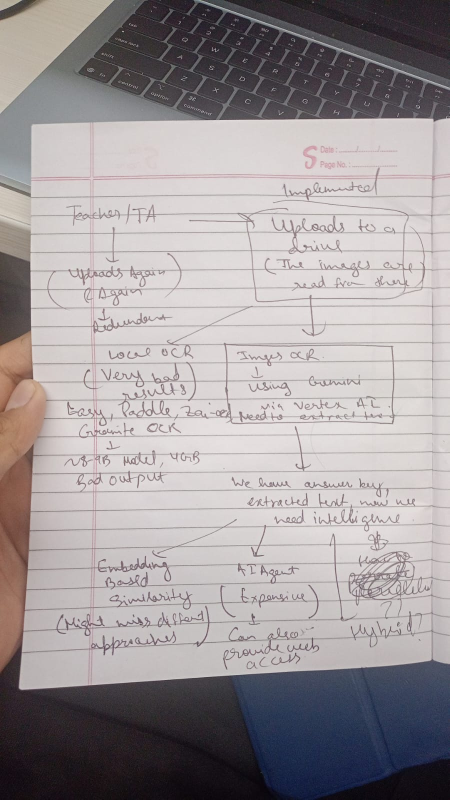
#> input picture AnswerKeyEvaluationDEP/WhatsApp Image 2026-02-09 at 12.04.58 PM.jpeg, 899 x 1599 px (shown at 1/2 size)
$ python -i image_preprocessing.py   (imports and definitions only)
#> lines starting #> are read from the running program, lines starting #| are printed output that depends on the picture; after the words box and inside, x2 and y2 are one past the last pixel; in counts of white or black regions, pixels touching at a corner belong together
#!/usr/bin/env python3
"""
Shared Image Preprocessing Utilities for OCR Services
======================================================
Intelligently crops / isolates the white answer-sheet paper from any
surrounding background (dark scanner lid, desk surface, shadows, etc.)
before handing the image to the Gemini OCR API.

Algorithm (in order):
1. Try to detect the white paper region via HSV colour thresholding +
   morphological cleanup + contour search (best quality).
2. Fallback: numpy-based dark-pixel bounding-box crop (removes white
   margins from an already clean scan).
3. Final fallback: return the image untouched.
"""

import io
import logging
from typing import Tuple, Optional
from PIL import Image

logger = logging.getLogger(__name__)


# ---------------------------------------------------------------------------
# Public entry point
# ---------------------------------------------------------------------------

def preprocess_for_ocr(
    image_path: str,
    max_size: Tuple[int, int] = (1920, 1920),
    jpeg_quality: int = 85,
) -> Tuple[bytes, str]:
    """
    Load an image, intelligently crop the white paper region, resize and
    compress it, then return (jpeg_bytes, mime_type).

    Parameters
    ----------
    image_path : str
        Absolute path to the source image (JPEG / PNG / any PIL-readable).
    max_size : (int, int)
        Maximum (width, height) after crop – the image is scaled down with
        aspect-ratio preserved if it exceeds this.
    jpeg_quality : int
        JPEG compression quality (1-95).

    Returns
    -------
    (bytes, "image/jpeg")
    """
#> called with max_size = (1920, 1920), jpeg_quality = 85
    try:
        with Image.open(image_path) as img:
#> img is the input picture: PIL image 899x1599 RGB; mean R, G, B 160.5, 154.4, 156.4
            if img.mode not in ("RGB", "L"):
                img = img.convert("RGB")
            elif img.mode == "L":
                img = img.convert("RGB")

            # Step 1 – try HSV-based paper detection (requires numpy + cv2)
            cropped = _crop_paper_region_cv2(img)

            if cropped is None:
                # Step 2 – numpy dark-pixel bounding-box fallback
                cropped = _crop_dark_pixel_bbox(img)

            if cropped is None:
                # Step 3 – no-op, use full image
                cropped = img.copy()

            # Resize if still too large (keeps aspect ratio)
            if cropped.size[0] > max_size[0] or cropped.size[1] > max_size[1]:
                cropped.thumbnail(max_size, Image.Resampling.LANCZOS)

            buf = io.BytesIO()
            cropped.save(buf, format="JPEG", quality=jpeg_quality, optimize=True)
            buf.seek(0)
            return buf.read(), "image/jpeg"

    except Exception as exc:
        logger.warning(f"preprocess_for_ocr failed for {image_path}: {exc}. Using raw file.")
        # Hard fallback: read and return raw bytes
        with open(image_path, "rb") as fh:
            raw = fh.read()
        mime = (
            "image/jpeg"
            if image_path.lower().endswith((".jpg", ".jpeg"))
            else "image/png"
        )
        return raw, mime


# ---------------------------------------------------------------------------
# Strategy 1 – HSV-based white-paper detection via OpenCV
# ---------------------------------------------------------------------------

def _crop_paper_region_cv2(img: Image.Image) -> Optional[Image.Image]:
    """
    Detect the largest white-paper region in the image using OpenCV.

    The algorithm:
    - Convert to HSV.
    - Threshold for *white* pixels: high Value (>160), low Saturation (<60).
      This isolates the paper while ignoring dark/coloured backgrounds.
    - Morphological close to fill small holes (printed text, tick marks).
    - Find external contours; pick the largest one whose area is ≥ 15 % of
      the image area (avoids false positives from small white patches).
    - Fit a bounding rectangle to that contour and crop with small padding.
    """
    try:
        import cv2
        import numpy as np

        img_rgb = np.array(img)  # PIL is already RGB
        img_bgr = cv2.cvtColor(img_rgb, cv2.COLOR_RGB2BGR)
        img_hsv = cv2.cvtColor(img_bgr, cv2.COLOR_BGR2HSV)
#> img_hsv: shape (1599, 899, 3); mean H, S, V 68.9, 26.3, 163.3

        h, w = img_hsv.shape[:2]
#> h = 1599; w = 899
        image_area = h * w
#> image_area = 1437501

        # --- White-paper mask ---
        # S < 60  →  low saturation (grey-ish / white)
        # V > 160 →  high brightness (white, not dark grey)
        lower_white = np.array([0,   0, 160], dtype=np.uint8)
        upper_white = np.array([180, 60, 255], dtype=np.uint8)
        mask = cv2.inRange(img_hsv, lower_white, upper_white)
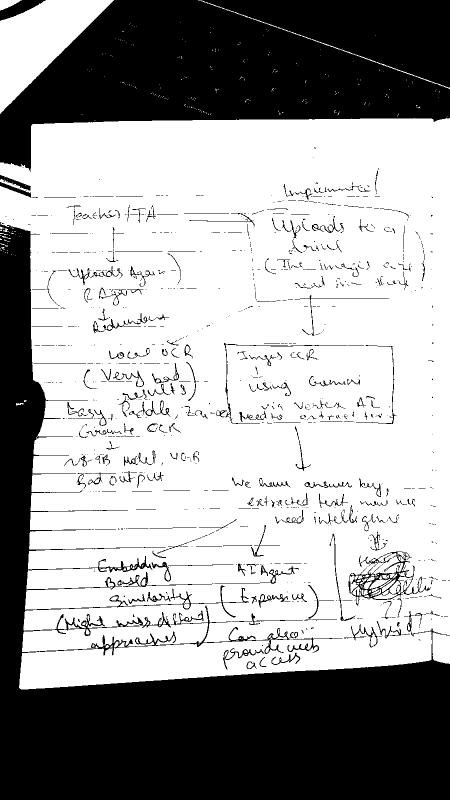
#> mask: shape (1599, 899) (shown at 1/2 size); 64% white; 1050 black regions (734 under 20 px), largest, box (x1, y1, x2, y2) and area: (0, 444, 899, 1599) 287325, (0, 0, 899, 344) 194423, (697, 1103, 861, 1211) 3255

        # Morphological close: fill holes left by text, printed lines, stamps
        kernel_size = max(20, int(min(h, w) * 0.02))  # ~2 % of shorter dim
#> kernel_size = 20
        kernel = cv2.getStructuringElement(
            cv2.MORPH_RECT, (kernel_size, kernel_size)
        )
        mask_closed = cv2.morphologyEx(mask, cv2.MORPH_CLOSE, kernel, iterations=3)
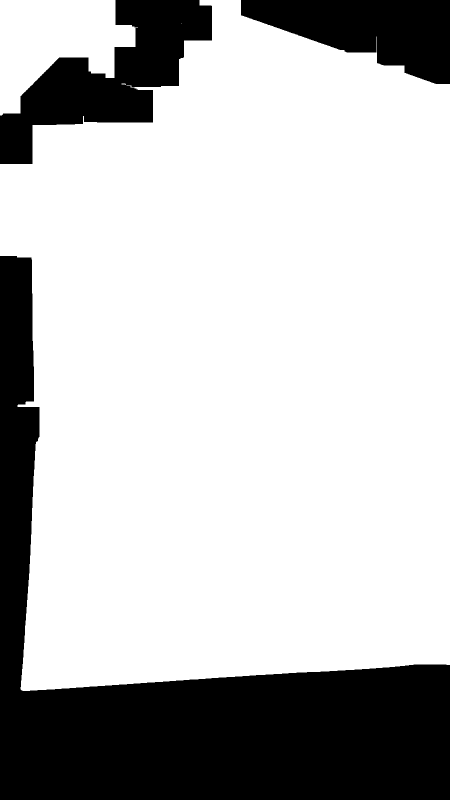
#> mask_closed: shape (1599, 899) (shown at 1/2 size); 74.1% white; 3 black regions, box (x1, y1, x2, y2) and area: (0, 512, 899, 1599) 272687, (0, 0, 424, 328) 57197, (482, 0, 899, 168) 42140

        # Small erosion to separate sheet from thin white borders on scanner bed
        erode_sz = max(5, kernel_size // 4)
#> erode_sz = 5
        erode_k = cv2.getStructuringElement(cv2.MORPH_RECT, (erode_sz, erode_sz))
        mask_eroded = cv2.erode(mask_closed, erode_k, iterations=1)
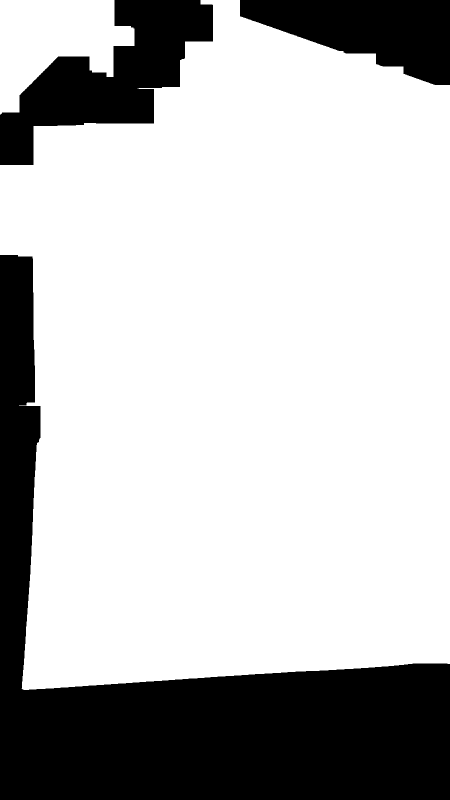
#> mask_eroded: shape (1599, 899) (shown at 1/2 size); 73.6% white; 3 black regions

        contour_result = cv2.findContours(
            mask_eroded, cv2.RETR_EXTERNAL, cv2.CHAIN_APPROX_SIMPLE
        )
#> contour_result = 2 contours; box (x1, y1, x2, y2) and area: (0, 0, 899, 1380) 1018570, (0, 0, 269, 229) 35954
        # OpenCV 4.x returns (contours, hierarchy); 3.x returns (img, contours, hierarchy)
        contours = contour_result[0] if len(contour_result) == 2 else contour_result[1]
#> contours has the same summary as contour_result

        if not contours:
            logger.debug("cv2 paper crop: no contours found, skipping.")
            return None

        # Pick largest contour whose bounding box covers ≥ 15 % of image
        contours_sorted = sorted(contours, key=cv2.contourArea, reverse=True)
#> contours_sorted has the same summary as contour_result
        best = None
        for cnt in contours_sorted:
            bx, by, bw, bh = cv2.boundingRect(cnt)
            if (bw * bh) >= 0.15 * image_area:
                best = (bx, by, bw, bh)
                break
#> this loop made 1 pass

        if best is None:
            logger.debug("cv2 paper crop: largest contour too small, skipping.")
            return None

        bx, by, bw, bh = best
        pad = 15
        x0 = max(0, bx - pad)
#> x0 = 0
        y0 = max(0, by - pad)
#> y0 = 0
        x1 = min(w, bx + bw + pad)
#> x1 = 899
        y1 = min(h, by + bh + pad)
#> y1 = 1395

        cropped_arr = img_rgb[y0:y1, x0:x1]
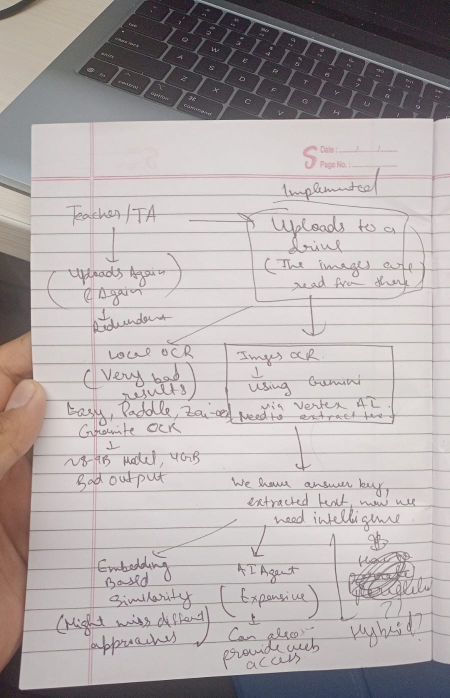
#> cropped_arr: shape (1395, 899, 3) (shown at 1/2 size); mean R, G, B 179.1, 172.1, 172.3
        result = Image.fromarray(cropped_arr, "RGB")

        reduction = 1.0 - (result.size[0] * result.size[1]) / image_area
#> reduction = 0.128
        logger.info(
            f"cv2 paper crop: {img.size} -> {result.size} "
            f"(removed {reduction:.1%} of image area)"
        )
        return result

    except ImportError:
        logger.debug("cv2 not available; skipping HSV paper detection.")
        return None
    except Exception as exc:
        logger.warning(f"cv2 paper crop failed: {exc}")
        return None


# ---------------------------------------------------------------------------
# Strategy 2 – Dark-pixel bounding box (numpy only)
# ---------------------------------------------------------------------------

def _crop_dark_pixel_bbox(
    img: Image.Image, threshold: int = 240, padding: int = 40
) -> Optional[Image.Image]:
    """
    Find the bounding box of all pixels darker than `threshold` (i.e., not
    scanner-white) and crop to that box plus `padding` pixels on each side.

    This is an effective way to remove large plain-white scanner margins when
    the background is already white/near-white.
    """
    try:
        import numpy as np

        arr = np.array(img.convert("L"))
        dark_ys, dark_xs = np.where(arr < threshold)

        if dark_ys.size == 0 or dark_xs.size == 0:
            return None

        y_min, y_max = int(np.min(dark_ys)), int(np.max(dark_ys))
        x_min, x_max = int(np.min(dark_xs)), int(np.max(dark_xs))

        h, w = arr.shape
        x0 = max(0, x_min - padding)
        y0 = max(0, y_min - padding)
        x1 = min(w, x_max + padding)
        y1 = min(h, y_max + padding)

        cropped = img.crop((x0, y0, x1, y1))
        logger.info(
            f"numpy bbox crop: {img.size} -> {cropped.size}"
        )
        return cropped

    except ImportError:
        return None
    except Exception as exc:
        logger.warning(f"numpy bbox crop failed: {exc}")
        return None

>>> result = preprocess_for_ocr('../../AnswerKeyEvaluationDEP/WhatsApp Image 2026-02-09 at 12.04.58 PM.jpeg')

$ run again, on AnswerKeyEvaluationDEP/WhatsApp Image 2026-02-09 at 12.05.08 PM.jpeg
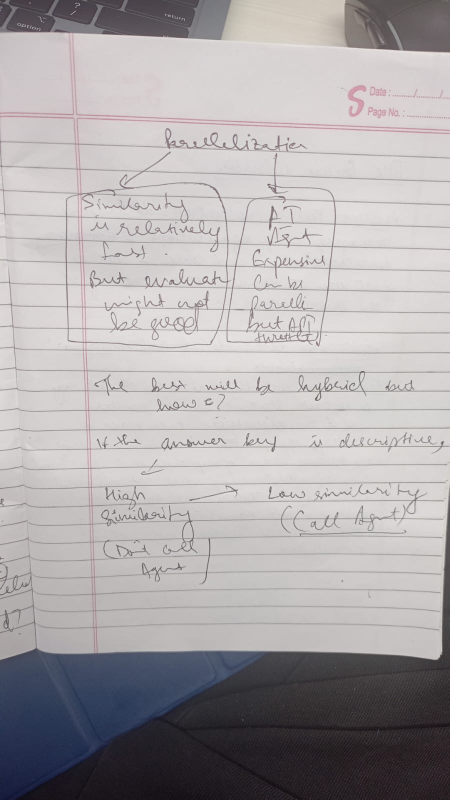
#> input picture AnswerKeyEvaluationDEP/WhatsApp Image 2026-02-09 at 12.05.08 PM.jpeg, 899 x 1599 px (shown at 1/2 size)
#> in preprocess_for_ocr, img is the input picture: PIL image 899x1599 RGB; mean R, G, B 173.2, 169.2, 170.8
#> img_hsv: shape (1599, 899, 3); mean H, S, V 47.7, 17.6, 175.6
#> in _crop_paper_region_cv2, `mask = cv2.inRange(img_hsv, lower_white, upper_white)`:
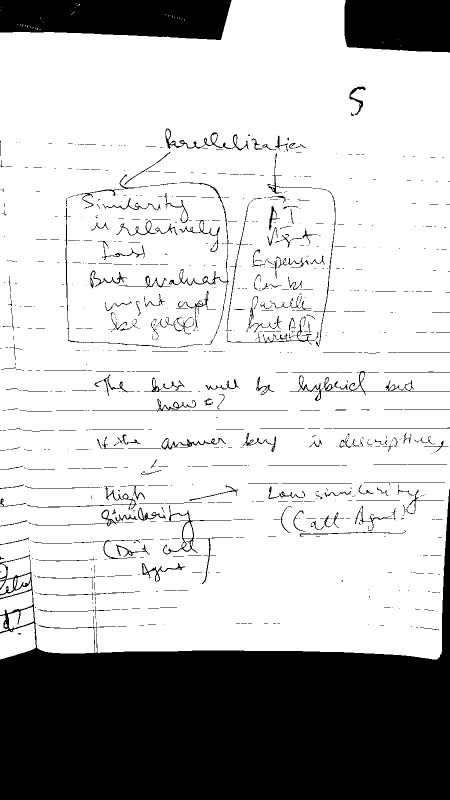
#> mask: shape (1599, 899) (shown at 1/2 size); 75.3% white; 1017 black regions (740 under 20 px), largest, box (x1, y1, x2, y2) and area: (0, 979, 899, 1599) 269503, (0, 0, 463, 80) 31683, (689, 0, 899, 105) 20912
#> mask_closed: shape (1599, 899); 78.5% white; 4 black regions, box (x1, y1, x2, y2) and area: (0, 1304, 899, 1599) 260933, (692, 0, 899, 107) 20534, (163, 0, 459, 80) 20428, (7, 0, 147, 51) 6830
#> mask_eroded: shape (1599, 899); 78.2% white; 4 black regions
#> contour_result = 1 contour; box (x1, y1, x2, y2) and area: (0, 0, 899, 1320) 1122231
#> contours has the same summary as contour_result
#> contours_sorted has the same summary as contour_result
#> the loop in _crop_paper_region_cv2, `for cnt in contours_sorted:` made 1 pass
#> x0 = 0
#> x1 = 899
#> y1 = 1335
#> in _crop_paper_region_cv2, `cropped_arr = img_rgb[y0:y1, x0:x1]`:
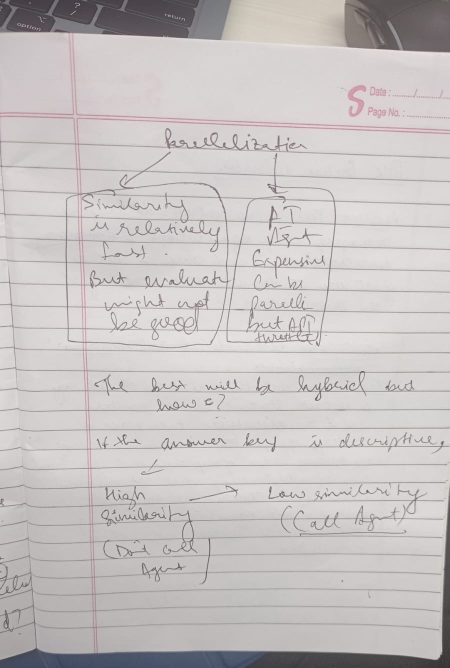
#> cropped_arr: shape (1335, 899, 3) (shown at 1/2 size); mean R, G, B 198.8, 194.1, 193.8
